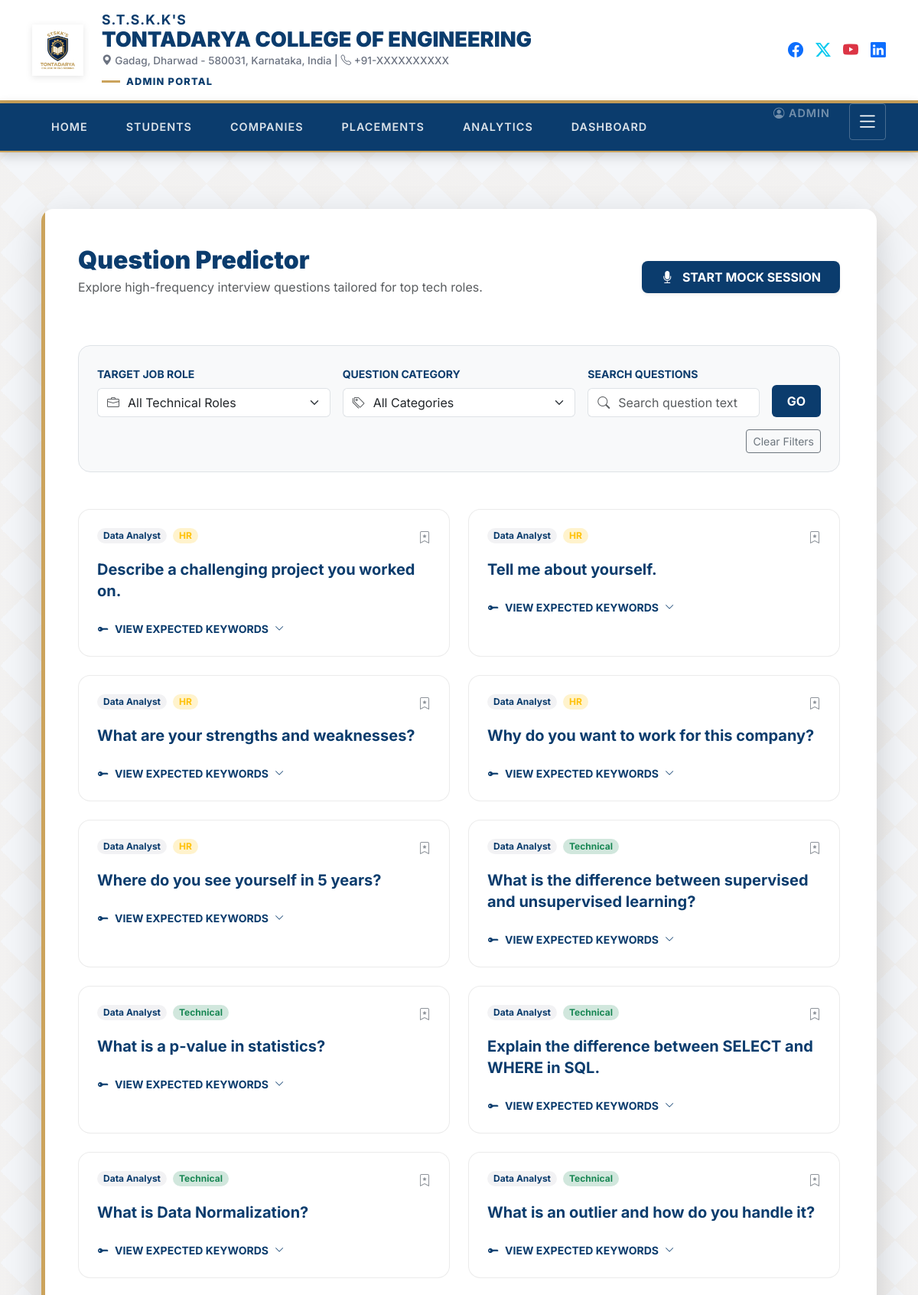
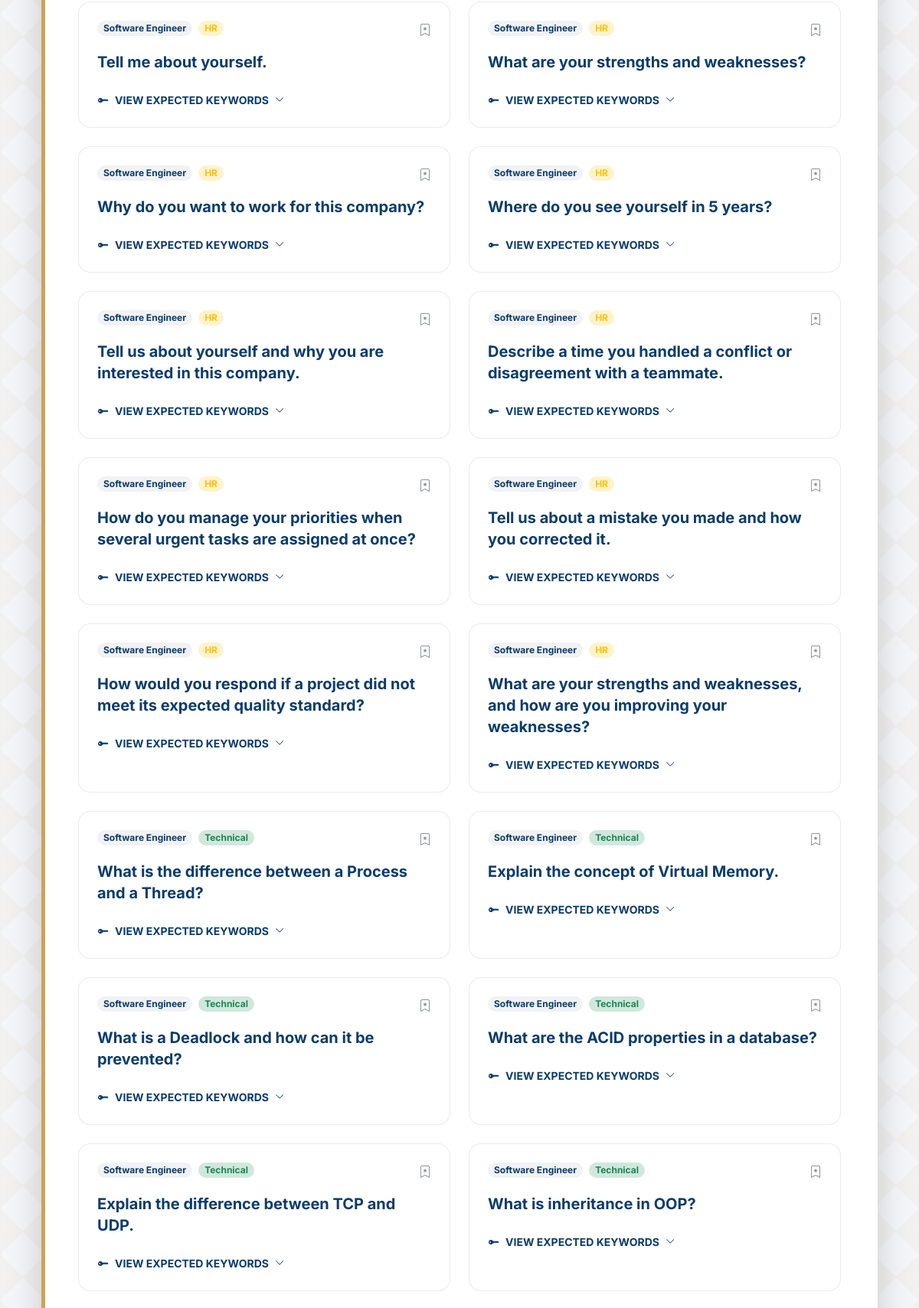
Page /interview/ (signed in, upper part) on the committed database (2 pictures, top to bottom).
### interview/models.py (models this page shows, shortened)
class InterviewQuestion(models.Model):
    ROLE_CHOICES = [
        ('SOFTWARE_ENGINEER', 'Software Engineer'),
        ('DATA_ANALYST', 'Data Analyst'),
        ('WEB_DEVELOPER', 'Web Developer'),
    ]
    CATEGORY_CHOICES = [
        ('TECHNICAL', 'Technical'),
        ('HR', 'HR'),
    ]
    role = models.CharField(max_length=50, choices=ROLE_CHOICES)
    category = models.CharField(max_length=20, choices=CATEGORY_CHOICES)
    question_text = models.TextField()
    expected_keywords = models.TextField(help_text="Comma-separated keywords expected in the answer")

### interview/views.py (the view)
# urls.py: path('', views.predictor, name='interview_root'),
@role_required(['admin', 'student'])
def predictor(request):
    roles = InterviewQuestion.ROLE_CHOICES
    categories = InterviewQuestion.CATEGORY_CHOICES
    role = request.GET.get('role')
    category = request.GET.get('category')
    search_query = request.GET.get('q', '').strip()
    questions = InterviewQuestion.objects.all()
    if role:
        questions = questions.filter(role=role)
    if category:
        questions = questions.filter(category=category)
    if search_query:
        questions = questions.filter(
            Q(question_text__icontains=search_query) |
            Q(expected_keywords__icontains=search_query)
        )
    questions = questions.order_by('role', 'category', 'id')
    return render(request, 'interview/predictor.html', {
        'questions': questions,
        'roles': roles,
        'categories': categories,
        'selected_role': role,
        'selected_category': category,
        'search_query': search_query,
    })

### interview/templates/interview/predictor.html (shortened to what this page needs)
{% extends 'core/base.html' %}
{% block content %}
<div class="container mb-5 mt-4">
    <div class="row" data-aos="fade-up">
        <div class="col-12">
            <div class="glass-section p-5 bg-white border-0 shadow-lg rounded-4">
                <div class="d-flex justify-content-between align-items-center mb-5">
                    <div>
                        <h2 class="fw-black text-navy mb-1" style="font-weight: 900;">Question Predictor</h2>
                        <p class="text-muted">Explore high-frequency interview questions tailored for top tech roles.</p>
                    </div>
                    <a href="{% url 'interview:mock_interview' %}" class="btn btn-navy px-4 py-2 fw-bold rounded-3 shadow-sm">
                        <i class="bi bi-mic-fill me-2"></i> START MOCK SESSION
                    </a>
                </div>
                <div class="filter-bar p-4 rounded-4 bg-light mb-5 border">
                    <form method="get" class="row g-3 align-items-end">
                        <div class="col-md-4">
                            <label class="form-label fw-bold text-navy small text-uppercase">Target Job Role</label>
                            <div class="input-group">
                                <span class="input-group-text bg-white border-end-0"><i class="bi bi-briefcase text-muted"></i></span>
                                <select name="role" class="form-select border-start-0 ps-0">
                                    <option value="">All Technical Roles</option>
                                </select>
                            </div>
                        </div>
                        <div class="col-md-4">
                            <label class="form-label fw-bold text-navy small text-uppercase">Question Category</label>
                            <div class="input-group">
                                <span class="input-group-text bg-white border-end-0"><i class="bi bi-tags text-muted"></i></span>
                                <select name="category" class="form-select border-start-0 ps-0">
                                    <option value="">All Categories</option>
                                </select>
                            </div>
                        </div>
                        <div class="col-md-3">
                            <label class="form-label fw-bold text-navy small text-uppercase">Search Questions</label>
                            <div class="input-group">
                                <span class="input-group-text bg-white border-end-0"><i class="bi bi-search text-muted"></i></span>
                                <input type="search" name="q" value="{{ search_query }}" class="form-control border-start-0 ps-0" placeholder="Search question text or keywords">
                            </div>
                        </div>
                        <div class="col-md-1 text-end">
                            <button type="submit" class="btn btn-navy w-100 py-2 fw-bold">
                                GO
                            </button>
                        </div>
                        <div class="col-12 text-end">
                            <a href="{% url 'interview:predictor' %}" class="btn btn-outline-secondary btn-sm">Clear Filters</a>
                        </div>
                    </form>
                </div>
                <div class="row g-4">
                    {% for q in questions %}
                    <div class="col-md-6">
                        <div class="question-card h-100 p-4 border rounded-4 bg-white transition-all hover-shadow">
                            <div class="d-flex justify-content-between align-items-start mb-3">
                                <div class="d-flex gap-2">
                                    <span class="badge bg-navy-subtle text-navy px-2 py-1 rounded-pill small fw-bold">{{ q.get_role_display }}</span>
                                    <span class="badge {% if q.category == 'TECHNICAL' %}bg-success-subtle text-success{% else %}bg-warning-subtle text-warning{% endif %} px-2 py-1 rounded-pill small fw-bold">{{ q.get_category_display }}</span>
                                </div>
                                <div class="text-gold opacity-50"><i class="bi bi-bookmark-star"></i></div>
                            </div>
                            <h5 class="fw-bold text-navy mb-4" style="line-height: 1.4;">{{ q.question_text }}</h5>
                            <div class="keyword-preview">
                                <button class="btn btn-sm btn-link text-navy fw-bold p-0 text-decoration-none d-flex align-items-center" type="button" data-bs-toggle="collapse" data-bs-target="#ans{{ q.id }}">
                                    <i class="bi bi-key-fill me-2 text-gold"></i> VIEW EXPECTED KEYWORDS <i class="bi bi-chevron-down ms-2 small"></i>
                                </button>
                            </div>
                        </div>
                    </div>
                    {% empty %}
                    <div class="col-12 text-center py-5">
                        <div class="opacity-25 mb-3"><i class="bi bi-search display-1"></i></div>
                        <h4 class="text-muted fw-bold">No questions match your selection</h4>
                        <p class="text-muted">Try broadening your filters or clearing them to see all questions.</p>
                    </div>
                    {% endfor %}
                </div>
            </div>
        </div>
    </div>
</div>
{% endblock %}

### core/templates/core/base.html (style rules this page uses)
:root { --rv-navy: #0b3c6d; --rv-gold: #CBA35C; --rv-dark-navy: #08102B; --text-dark: #1f2937; --text-light: #6b7280; --bg-light: #f4f6f9; }
body { font-family: 'Inter', sans-serif; background-color: var(--bg-light); background-image: linear-gradient(45deg, rgba(203, 163, 92, 0.05) 25%, transparent 25%, transparent 75%, rgba(203, 163, 92, 0.05) 75%, rgba(203, 163, 92, 0.05)), linear-gradient(-45deg, rgba(203, 163, 92, 0.05) 25%, transparent 25%, transparent 75%, rgba(203, 163, 92, 0.05) 75%, rgba(203, 163, 92, 0.05)); background-size: 60px 60px; color: var(--text-dark); overflow-x: hidden; }
.glass-section { background: #fff; border-radius: 4px; padding: 40px; margin-bottom: 40px; box-shadow: 0 10px 30px rgba(0,0,0,0.05); border: 1px solid rgba(0,0,0,0.05); position: relative; overflow: hidden; }
.glass-section::before { content: ''; position: absolute; top: 0; left: 0; width: 5px; height: 100%; background: var(--rv-gold); }

### interview/templates/interview/predictor.html (style rules this page uses)
.text-navy { color: var(--rv-navy) !important; }
.btn-navy { background-color: var(--rv-navy) !important; color: white !important; }
.bg-navy-subtle { background-color: rgba(8, 16, 43, 0.05); }
.bg-success-subtle { background-color: rgba(25, 135, 84, 0.05); }
.bg-warning-subtle { background-color: rgba(255, 193, 7, 0.05); }
.fw-black { font-weight: 900 !important; }
.question-card { border: 1px solid rgba(0,0,0,0.08) !important; transition: all 0.3s cubic-bezier(0.4, 0, 0.2, 1); }

### rows in the picture
InterviewQuestion: role "Data Analyst", category "HR", question_text "Describe a challenging project you worked on."
InterviewQuestion: role "Data Analyst", category "HR", question_text "Tell me about yourself."
InterviewQuestion: role "Data Analyst", category "HR", question_text "What are your strengths and weaknesses?"
InterviewQuestion: role "Data Analyst", category "HR", question_text "Why do you want to work for this company?"
InterviewQuestion: role "Data Analyst", category "HR", question_text "Where do you see yourself in 5 years?"
InterviewQuestion: role "Data Analyst", category "Technical", question_text "What is the difference between supervised and unsupervised learning?"
InterviewQuestion: role "Data Analyst", category "Technical", question_text "What is a p-value in statistics?"
InterviewQuestion: role "Data Analyst", category "Technical", question_text "Explain the difference between SELECT and WHERE in SQL."
InterviewQuestion: role "Data Analyst", category "Technical", question_text "What is Data Normalization?"
InterviewQuestion: role "Data Analyst", category "Technical", question_text "What is an outlier and how do you handle it?"
InterviewQuestion: role "Software Engineer", category "HR", question_text "Tell me about yourself."
InterviewQuestion: role "Software Engineer", category "HR", question_text "What are your strengths and weaknesses?"
InterviewQuestion: role "Software Engineer", category "HR", question_text "Why do you want to work for this company?"
InterviewQuestion: role "Software Engineer", category "HR", question_text "Where do you see yourself in 5 years?"
InterviewQuestion: role "Software Engineer", category "HR", question_text "Tell us about yourself and why you are interested in this company."
InterviewQuestion: role "Software Engineer", category "HR", question_text "Describe a time you handled a conflict or disagreement with a teammate."
InterviewQuestion: role "Software Engineer", category "HR", question_text "How do you manage your priorities when several urgent tasks are assigned at once?"
InterviewQuestion: role "Software Engineer", category "HR", question_text "Tell us about a mistake you made and how you corrected it."
InterviewQuestion: role "Software Engineer", category "HR", question_text "How would you respond if a project did not meet its expected quality standard?"
InterviewQuestion: role "Software Engineer", category "HR", question_text "What are your strengths and weaknesses, and how are you improving your weaknesses?"
InterviewQuestion: role "Software Engineer", category "Technical", question_text "What is the difference between a Process and a Thread?"
InterviewQuestion: role "Software Engineer", category "Technical", question_text "Explain the concept of Virtual Memory."
InterviewQuestion: role "Software Engineer", category "Technical", question_text "What is a Deadlock and how can it be prevented?"
InterviewQuestion: role "Software Engineer", category "Technical", question_text "What are the ACID properties in a database?"
InterviewQuestion: role "Software Engineer", category "Technical", question_text "Explain the difference between TCP and UDP."
InterviewQuestion: role "Software Engineer", category "Technical", question_text "What is inheritance in OOP?"

### other values in the picture
{{ request.session.role|capfirst }} "ADMIN"
